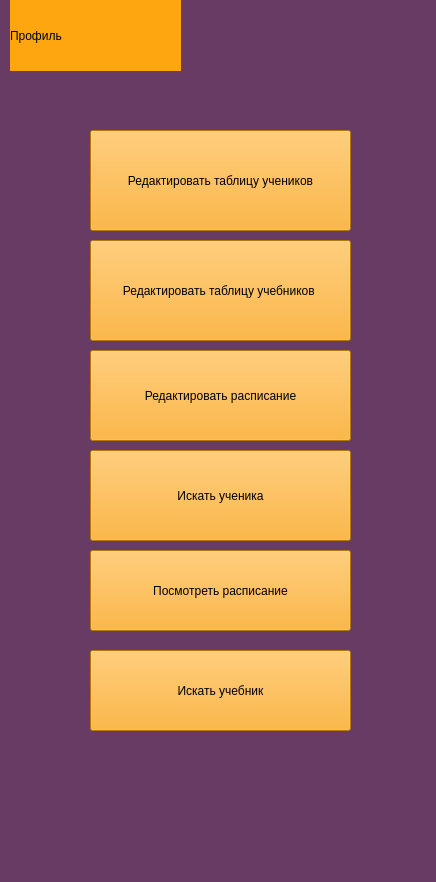
<?xml version="1.0" encoding="UTF-8"?>
<ui version="4.0">
 <class>MainWindow</class>
 <widget class="QMainWindow" name="MainWindow">
  <property name="geometry">
   <rect>
    <x>0</x>
    <y>0</y>
    <width>436</width>
    <height>882</height>
   </rect>
  </property>
  <property name="windowTitle">
   <string>MainWindow</string>
  </property>
  <property name="styleSheet">
   <string notr="true">background-color: rgb(103, 59, 99);</string>
  </property>
  <widget class="QWidget" name="centralwidget">
   <widget class="QPushButton" name="students">
    <property name="geometry">
     <rect>
      <x>90</x>
      <y>130</y>
      <width>261</width>
      <height>101</height>
     </rect>
    </property>
    <property name="styleSheet">
     <string notr="true">background-color: rgb(254, 166, 15);</string>
    </property>
    <property name="text">
     <string>Редактировать таблицу учеников</string>
    </property>
   </widget>
   <widget class="QPushButton" name="books">
    <property name="geometry">
     <rect>
      <x>90</x>
      <y>240</y>
      <width>261</width>
      <height>101</height>
     </rect>
    </property>
    <property name="styleSheet">
     <string notr="true">background-color: rgb(254, 166, 15);</string>
    </property>
    <property name="text">
     <string>Редактировать таблицу учебников </string>
    </property>
   </widget>
   <widget class="QPushButton" name="lessons">
    <property name="geometry">
     <rect>
      <x>90</x>
      <y>350</y>
      <width>261</width>
      <height>91</height>
     </rect>
    </property>
    <property name="styleSheet">
     <string notr="true">background-color: rgb(254, 166, 15);</string>
    </property>
    <property name="text">
     <string>Редактировать расписание</string>
    </property>
   </widget>
   <widget class="QLabel" name="profile">
    <property name="geometry">
     <rect>
      <x>10</x>
      <y>0</y>
      <width>171</width>
      <height>71</height>
     </rect>
    </property>
    <property name="styleSheet">
     <string notr="true">background-color: rgb(254, 166, 15);</string>
    </property>
    <property name="text">
     <string>Профиль</string>
    </property>
   </widget>
   <widget class="QPushButton" name="search_student">
    <property name="geometry">
     <rect>
      <x>90</x>
      <y>450</y>
      <width>261</width>
      <height>91</height>
     </rect>
    </property>
    <property name="styleSheet">
     <string notr="true">background-color: rgb(254, 166, 15);</string>
    </property>
    <property name="text">
     <string>Искать ученика</string>
    </property>
   </widget>
   <widget class="QPushButton" name="view_lessons">
    <property name="geometry">
     <rect>
      <x>90</x>
      <y>550</y>
      <width>261</width>
      <height>81</height>
     </rect>
    </property>
    <property name="styleSheet">
     <string notr="true">background-color: rgb(254, 166, 15);</string>
    </property>
    <property name="text">
     <string>Посмотреть расписание</string>
    </property>
   </widget>
   <widget class="QPushButton" name="search_book">
    <property name="geometry">
     <rect>
      <x>90</x>
      <y>650</y>
      <width>261</width>
      <height>81</height>
     </rect>
    </property>
    <property name="styleSheet">
     <string notr="true">background-color: rgb(254, 166, 15);</string>
    </property>
    <property name="text">
     <string>Искать учебник</string>
    </property>
   </widget>
  </widget>
  <widget class="QMenuBar" name="menubar">
   <property name="geometry">
    <rect>
     <x>0</x>
     <y>0</y>
     <width>436</width>
     <height>25</height>
    </rect>
   </property>
  </widget>
  <widget class="QStatusBar" name="statusbar"/>
 </widget>
 <resources/>
 <connections/>
</ui>
